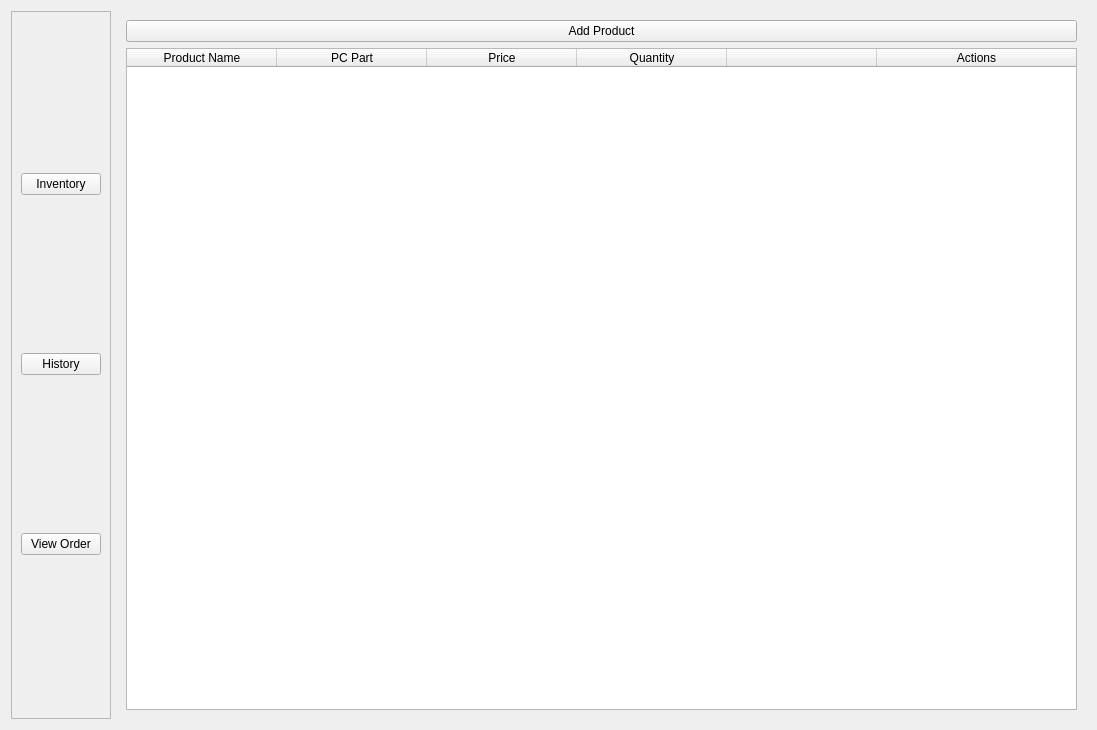
<?xml version="1.0" encoding="UTF-8"?>
<ui version="4.0">
 <class>AdminPage</class>
 <widget class="QWidget" name="AdminPage">
  <property name="geometry">
   <rect>
    <x>0</x>
    <y>0</y>
    <width>1097</width>
    <height>730</height>
   </rect>
  </property>
  <property name="windowTitle">
   <string>Admin Page</string>
  </property>
  <layout class="QHBoxLayout" name="horizontalLayout">
   <item>
    <widget class="QFrame" name="frame">
     <property name="frameShape">
      <enum>QFrame::StyledPanel</enum>
     </property>
     <property name="frameShadow">
      <enum>QFrame::Raised</enum>
     </property>
     <layout class="QVBoxLayout" name="verticalLayout">
      <item>
       <widget class="QPushButton" name="inventoryButton">
        <property name="text">
         <string>Inventory</string>
        </property>
       </widget>
      </item>
      <item>
       <widget class="QPushButton" name="historyButton">
        <property name="text">
         <string>History</string>
        </property>
       </widget>
      </item>
      <item>
       <widget class="QPushButton" name="viewOrderButton">
        <property name="text">
         <string>View Order</string>
        </property>
       </widget>
      </item>
     </layout>
    </widget>
   </item>
   <item>
    <widget class="QStackedWidget" name="stackedWidget">
     <property name="currentIndex">
      <number>0</number>
     </property>
     <widget class="QWidget" name="page">
      <layout class="QVBoxLayout" name="verticalLayout_2">
       <item>
        <widget class="QPushButton" name="addProductButton">
         <property name="text">
          <string>Add Product</string>
         </property>
        </widget>
       </item>
       <item>
        <widget class="QTableWidget" name="inventoryTable">
         <attribute name="horizontalHeaderDefaultSectionSize">
          <number>150</number>
         </attribute>
         <attribute name="horizontalHeaderStretchLastSection">
          <bool>true</bool>
         </attribute>
         <attribute name="verticalHeaderVisible">
          <bool>false</bool>
         </attribute>
         <column>
          <property name="text">
           <string>Product Name</string>
          </property>
         </column>
         <column>
          <property name="text">
           <string>PC Part</string>
          </property>
         </column>
         <column>
          <property name="text">
           <string>Price</string>
          </property>
         </column>
         <column>
          <property name="text">
           <string>Quantity</string>
          </property>
         </column>
         <column>
          <property name="text">
           <string/>
          </property>
         </column>
         <column>
          <property name="text">
           <string>Actions</string>
          </property>
         </column>
        </widget>
       </item>
      </layout>
     </widget>
     <widget class="QWidget" name="page_2"/>
     <widget class="QWidget" name="page_3">
      <layout class="QGridLayout" name="gridLayout">
       <item row="0" column="0">
        <widget class="QTabWidget" name="tabWidget">
         <widget class="QWidget" name="tab">
          <attribute name="title">
           <string>Tab 1</string>
          </attribute>
          <layout class="QVBoxLayout" name="verticalLayout_3">
           <item>
            <widget class="QLabel" name="label">
             <property name="text">
              <string>Purchase History</string>
             </property>
            </widget>
           </item>
           <item>
            <widget class="QTableWidget" name="purchaseHistoryTable">
             <column>
              <property name="text">
               <string>Date</string>
              </property>
             </column>
             <column>
              <property name="text">
               <string>Customer Name</string>
              </property>
             </column>
             <column>
              <property name="text">
               <string>Product Name</string>
              </property>
             </column>
             <column>
              <property name="text">
               <string>PC Part</string>
              </property>
             </column>
             <column>
              <property name="text">
               <string>Price</string>
              </property>
             </column>
             <column>
              <property name="text">
               <string>Quantity</string>
              </property>
             </column>
             <column>
              <property name="text">
               <string>Total</string>
              </property>
             </column>
            </widget>
           </item>
          </layout>
         </widget>
         <widget class="QWidget" name="tab_2">
          <attribute name="title">
           <string>Tab 2</string>
          </attribute>
         </widget>
        </widget>
       </item>
      </layout>
     </widget>
    </widget>
   </item>
  </layout>
 </widget>
 <resources/>
 <connections/>
</ui>
